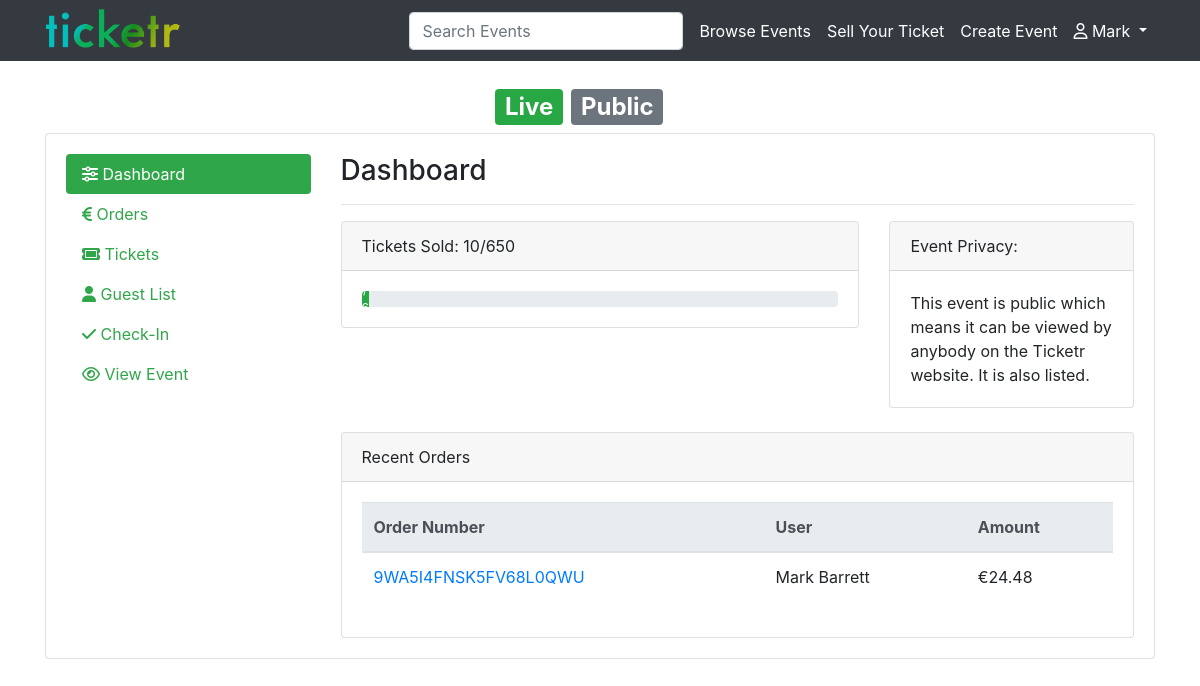
Page /event/manage/1 (signed in) on the earlier database version.
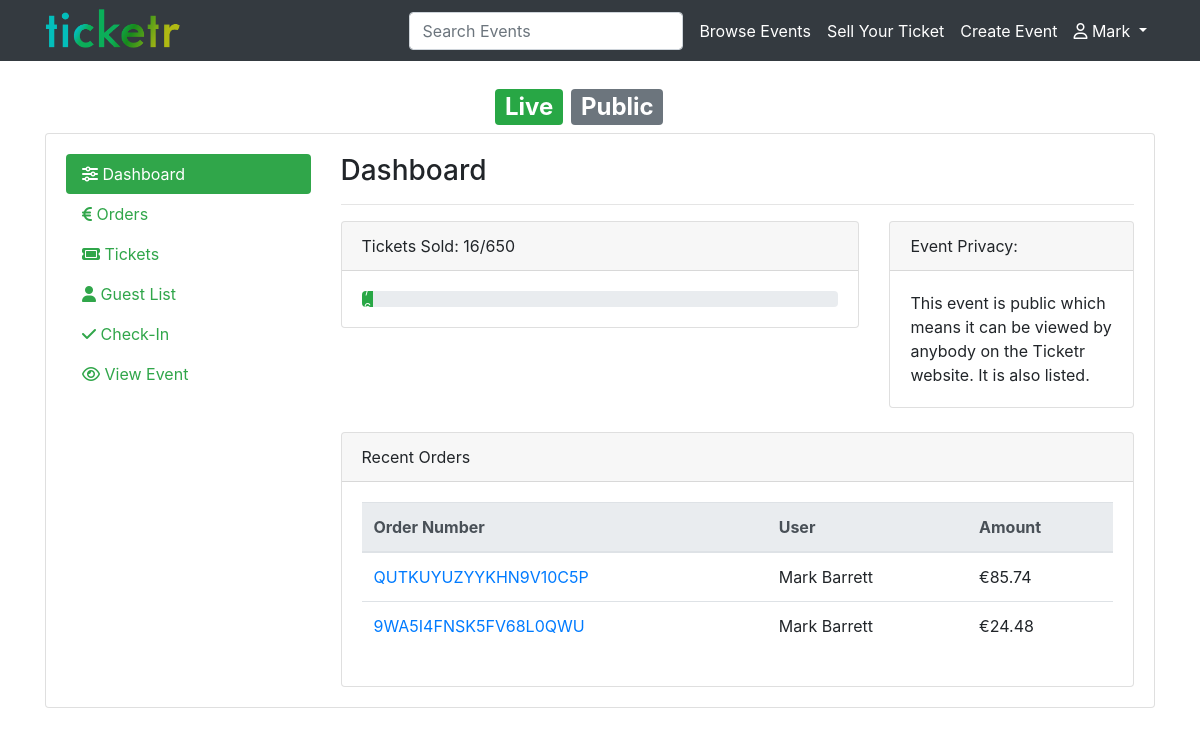
Same page on the later database version.
### ticket/models.py (models this page shows, shortened)
class Order(models.Model):
    order_number = models.CharField(max_length=20)
    user = models.ForeignKey(User)
    event = models.ForeignKey(Event)
    payment_amount = models.DecimalField(decimal_places=2, max_digits=6)
    status = models.BooleanField()
    class Meta:
        verbose_name_plural = 'orders'

### event/views.py (the view)
# urls.py: url(r'^manage/(?P<event_id>[0-9]+)$', event.views.ManageEvent.as_view(), name='manage-event'),
class ManageEvent(View):
    def get(self, request, event_id):
        if request.user.is_authenticated:
            event = Event.objects.get(id=event_id)
            tickets_sold = OrderTicket.objects.all().filter(event=event).count()
            available_tickets = 0
            tickets = Ticket.objects.all().filter(event=event)
            for ticket in tickets:
                available_tickets += ticket.quantity
            percentage_sold = (100/available_tickets) * tickets_sold
            if event.organiser.user == request.user:
                context = {
                    'event': event,
                    'recent_orders': Order.objects.all().filter(event=event, status=True).order_by('-id')[:4],
                    'tickets_sold': tickets_sold,
                    'available_tickets': available_tickets,
                    'percentage_sold': percentage_sold
                }
                return render(request, 'manage-event.html', context)
            else:
                return redirect('/event/my-events')
        else:
            return redirect('/account/sign-in')

### templates/manage-event.html (shortened to what the changed rows need)
{% extends "base.html" %}
{% block content %}
<div class="small_background">
    <div class="container text-white">
        <h2>
            {{ event.title }} <span class="badge badge-success">Live</span>
            {% if event.privacy == 'P' %}
                <span class="badge badge-secondary">Public</span>
            {% else %}
                <span class="badge badge-dark">Unlisted</span>
            {% endif %}
        </h2>
    </div>
</div>
<div class="container small_background_container">
    <div class="card">
        <div class="card-body">
            <div class="row">
                <div class="col-md-9">
                    <div class="row">
                        <div class="col-md-8">
                            <div class="card">
                                <div class="card-header">
                                    Tickets Sold: {{tickets_sold}}/{{available_tickets}}
                                </div>
                                <div class="card-body">
                                    <div class="progress">
                                    </div>
                                </div>
                            </div>
                        </div>
                    </div>
                    <br/>
                    <div class="card">
                        <div class="card-body">
                            {% if recent_orders %}
                            <table class="table">
                                <thead class="thead-light">
                                <tr>
                                    <th scope="col">Order Number</th>
                                    <th scope="col">User</th>
                                    <th scope="col">Amount</th>
                                </tr>
                                </thead>
                                <tbody>
                                    {% for order in recent_orders %}
                                    <tr>
                                        <td><a href="/event/manage/order/{{order.order_number}}">{{order.order_number}}</a></td>
                                        <td>{{order.user.first_name}} {{order.user.last_name}}</td>
                                        <td>&euro;{{order.payment_amount}}</td>
                                    </tr>
                                    {% endfor %}
                                </tbody>
                            </table>
                            {% else %}
                            <p>There has not been any orders yet.</p>
                            {% endif %}
                        </div>
                    </div>
                </div>
            </div>
        </div>
    </div>
    <br/><br/>
</div>
{% endblock content %}

Differences in the rows shown:
added Order: order_number "QUTKUYUZYYKHN9V10C5P", user.first_name "Mark", user.last_name "Barrett", payment_amount "85.74"
Other differences:
{{ tickets_sold }}: "10" → "16"
{{ percentage_sold }}: 1.5384615384615385 → 2.4615384615384617 (drawn)
